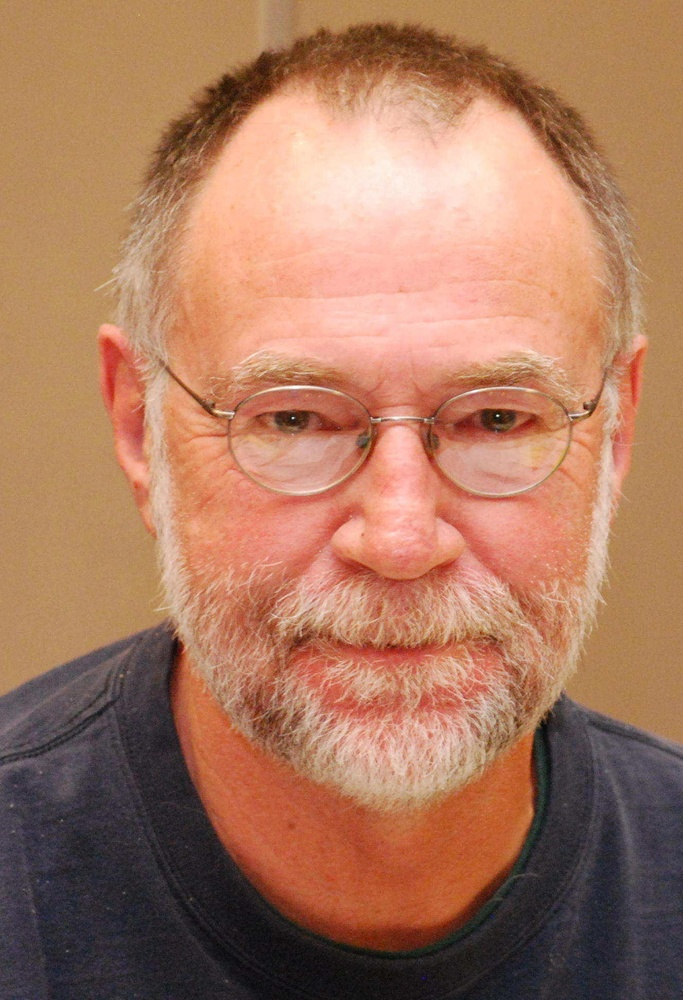
#> input picture Temporary Python Workspace/Testface.jpg, 683 x 1000 px, shrunk from 1328 x 1944 before the run
$ python ImageProcessing.py   (Python 2 division)
#> lines starting #> are read from the running program, lines starting #| are printed output that depends on the picture
import cv2 as cv
# import pyopencv as cv
import numpy as np
from matplotlib import pyplot as plt


# define 0 as lower pen
# define 1 as raise pen

def createInstructions(image, colour=255):
	pixels_visited = {}
	set_of_instructions = []
	x=0
	for line in image:
		x+=1
		y=0
		# sys.stdout.write(str(i) + ": ")
		# sys.stdout.flush()
		for pixel in line:
			y+=1
			if ((x,y) not in pixels_visited):
				pixels_visited[(x,y)] = True
				if(pixel==colour):
					instructions = [(x,y), 0]
					pen_state = 0
					pen_state = processLine(x, y, instructions, pen_state, pixels_visited, image, colour)
					set_of_instructions.append(instructions)
	return set_of_instructions

def processLine(x, y, instructions, pen_state, pixels_visited, image, colour):

	pState = pen_state

	# X #
	# o #
	# # #
	if(((x-1,y) not in pixels_visited) and image[x-1][y]==colour):
		if(pState==1):
			instructions.append((x,y))
			instructions.append(0)
			pState = 0
		instructions.append((x-1, y))
		pixels_visited[(x-1, y)] = True
		pState = processLine(x-1, y, instructions, pState, pixels_visited, image, colour)
	pixels_visited[(x-1, y)] = True

	# # X
	# o #
	# # #
	if(((x-1,y+1) not in pixels_visited) and image[x-1][y+1]==colour):
		if(pState==1):
			instructions.append((x,y))
			instructions.append(0)
			pState = 0
		instructions.append((x-1, y+1))
		pixels_visited[(x-1, y+1)] = True
		pState = processLine(x-1, y+1, instructions, pState, pixels_visited, image, colour)
	pixels_visited[(x-1, y+1)] = True

	# # #
	# o X
	# # #
	if(((x,y+1) not in pixels_visited) and image[x][y+1]==colour):
		if(pState==1):
			instructions.append((x,y))
			instructions.append(0)
			pState = 0
		instructions.append((x, y+1))
		pixels_visited[(x, y+1)] = True
		pState = processLine(x, y+1, instructions, pState, pixels_visited, image, colour)
	pixels_visited[(x, y+1)] = True

	# # #
	# o #
	# # X
	if(((x+1,y+1) not in pixels_visited) and image[x+1][y+1]==colour):
		if(pState==1):
			instructions.append((x,y))
			instructions.append(0)
			pState = 0
		instructions.append((x+1, y+1))
		pixels_visited[(x+1, y+1)] = True
		pState = processLine(x+1, y+1, instructions, pState, pixels_visited, image, colour)
	pixels_visited[(x+1, y+1)] = True

	# # #
	# o #
	# X #
	if(((x+1,y) not in pixels_visited) and image[x+1][y]==colour):
		if(pState==1):
			instructions.append((x,y))
			instructions.append(0)
			pState = 0
		instructions.append((x+1, y))
		pixels_visited[(x+1, y)] = True
		pState = processLine(x+1, y, instructions, pState, pixels_visited, image, colour)
	pixels_visited[(x+1, y)] = True

	# # #
	# o #
#	X # #
	if(((x+1,y-1) not in pixels_visited) and image[x+1][y-1]==colour):
		if(pState==1):
			instructions.append((x,y))
			instructions.append(0)
			pState = 0
		instructions.append((x+1, y-1))
		pixels_visited[(x+1, y-1)] = True
		pState = processLine(x+1, y-1, instructions, pState, pixels_visited, image, colour)
	pixels_visited[(x+1, y-1)] = True

	# # #
#	X o #
	# # #
	if(((x,y-1) not in pixels_visited) and image[x][y-1]==colour):
		if(pState==1):
			instructions.append((x,y))
			instructions.append(0)
			pState = 0
		instructions.append((x, y-1))
		pixels_visited[(x, y-1)] = True
		pState = processLine(x, y-1, instructions, pState, pixels_visited, image, colour)
	pixels_visited[(x, y-1)] = True

#	X # #
	# o #
	# # #
	if(((x-1,y-1) not in pixels_visited) and image[x-1][y-1]==colour):
		if(pState==1):
			instructions.append((x,y))
			instructions.append(0)
			pState = 0
		instructions.append((x-1, y-1))
		pixels_visited[(x-1, y-1)] = True
		pState = processLine(x-1, y-1, instructions, pState, pixels_visited, image, colour)
	pixels_visited[(x-1, y-1)] = True

	if(instructions[len(instructions)-1] != 1):
		instructions.append(1)
	return 1


img = cv.imread('Testface.jpg',0)
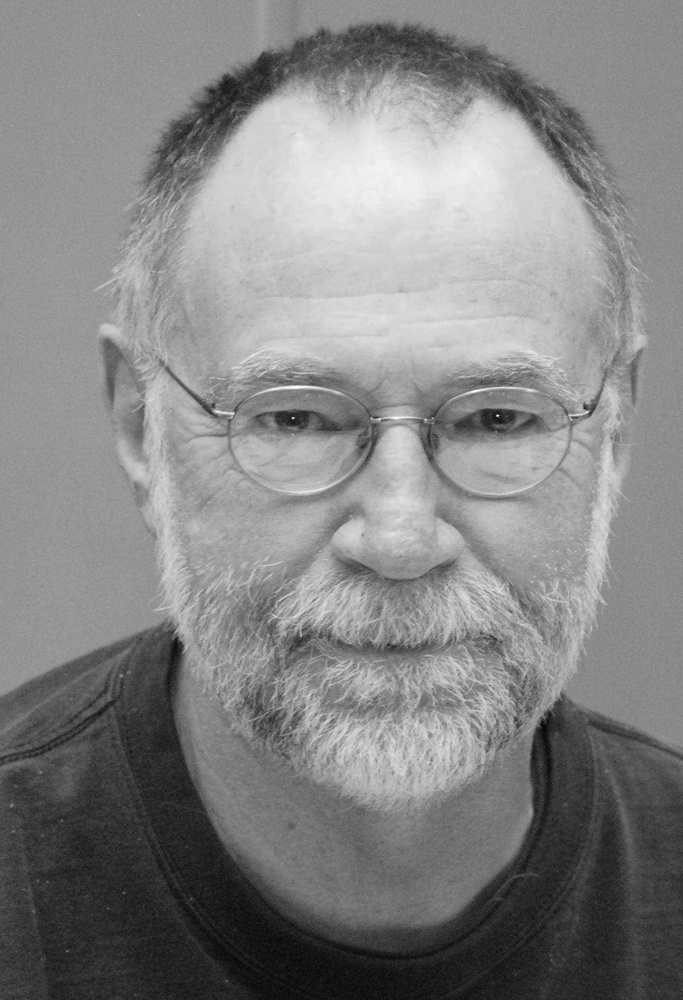
#> img: shape (1000, 683); min 1, max 255, mean 132.3
edges = cv.Canny(img,100,200)
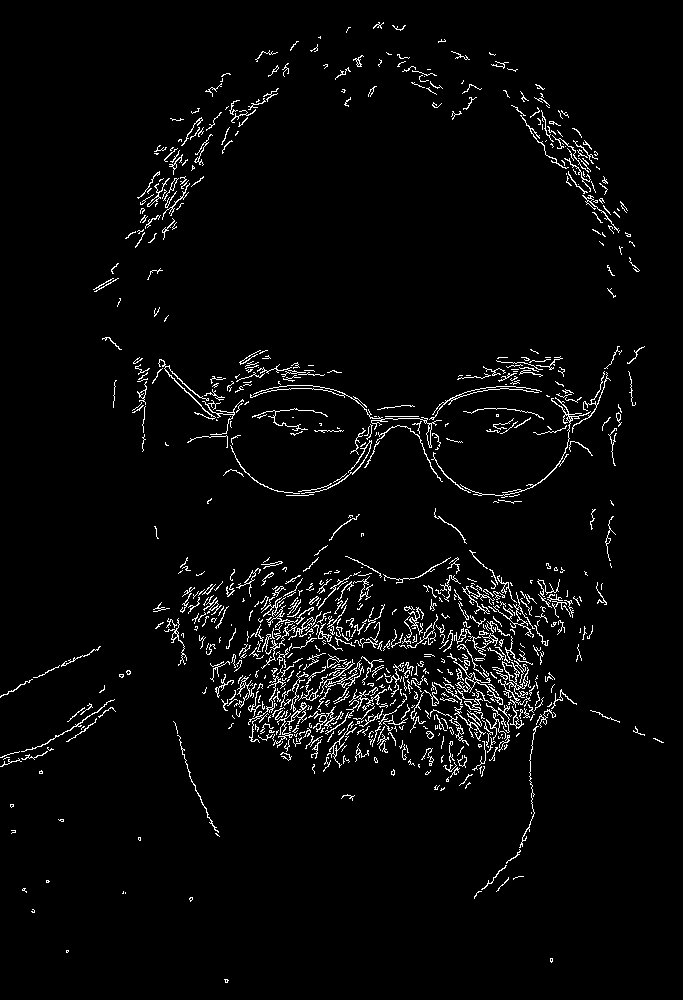
#> edges: shape (1000, 683); 3.4% white in thin lines or dots


print img
#> (printed output is left out)
print edges
#> (printed output is left out)
instructions = createInstructions(edges)
#> the loop in createInstructions, `for line in image:` made 1000 passes
#> after the loop in createInstructions, `for line in image:`: pixels_visited = 683022 items; set_of_instructions = 1487 items; x = 1000
#> instructions = 1487 items
print "finish processing edges"
#plt.plot([0.0,10.00], [0.0,10.0])
#plt.show()
plt.plot(instructions[0][0][0], instructions[0][2][0], instructions[0][0][1], instructions[0][2][1])
plt.show()
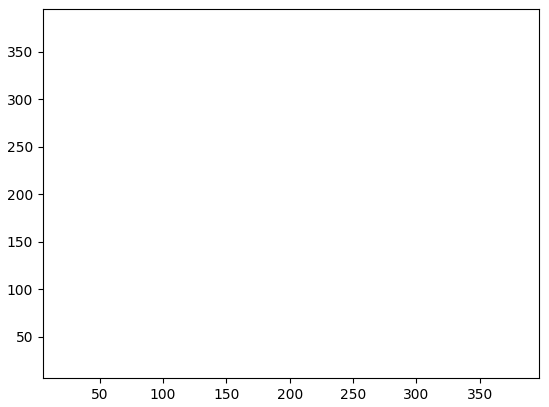
#> figure drawn by matplotlib, 1 panel
for instruction in instructions:
	previous_point = -1
	for point in instruction:
		current_point = point
		if(current_point==0):
			continue
		elif(current_point==1):
			previous_point = -1
		elif(previous_point == -1):
			previous_point = point
		else:
			print [previous_point[0], current_point[0]], [previous_point[1], current_point[1]]
			line = plt.plot([previous_point[0], current_point[0]], [previous_point[1], current_point[1]])
			plt.setp(line, color='r', linewidth=5.0)
#> this loop made 1487 passes
#> instruction on passes 3 to 5: [(26, 406), 0, 1], [(28, 349), 0, 1], [(28, 351), 0, 1]
#> (printed output is left out)

plt.show()
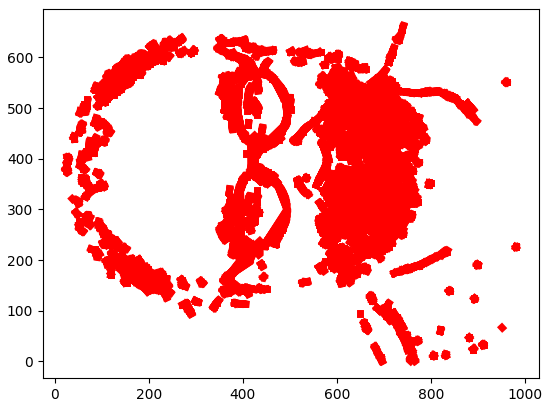
#> figure drawn by matplotlib, 1 panel
